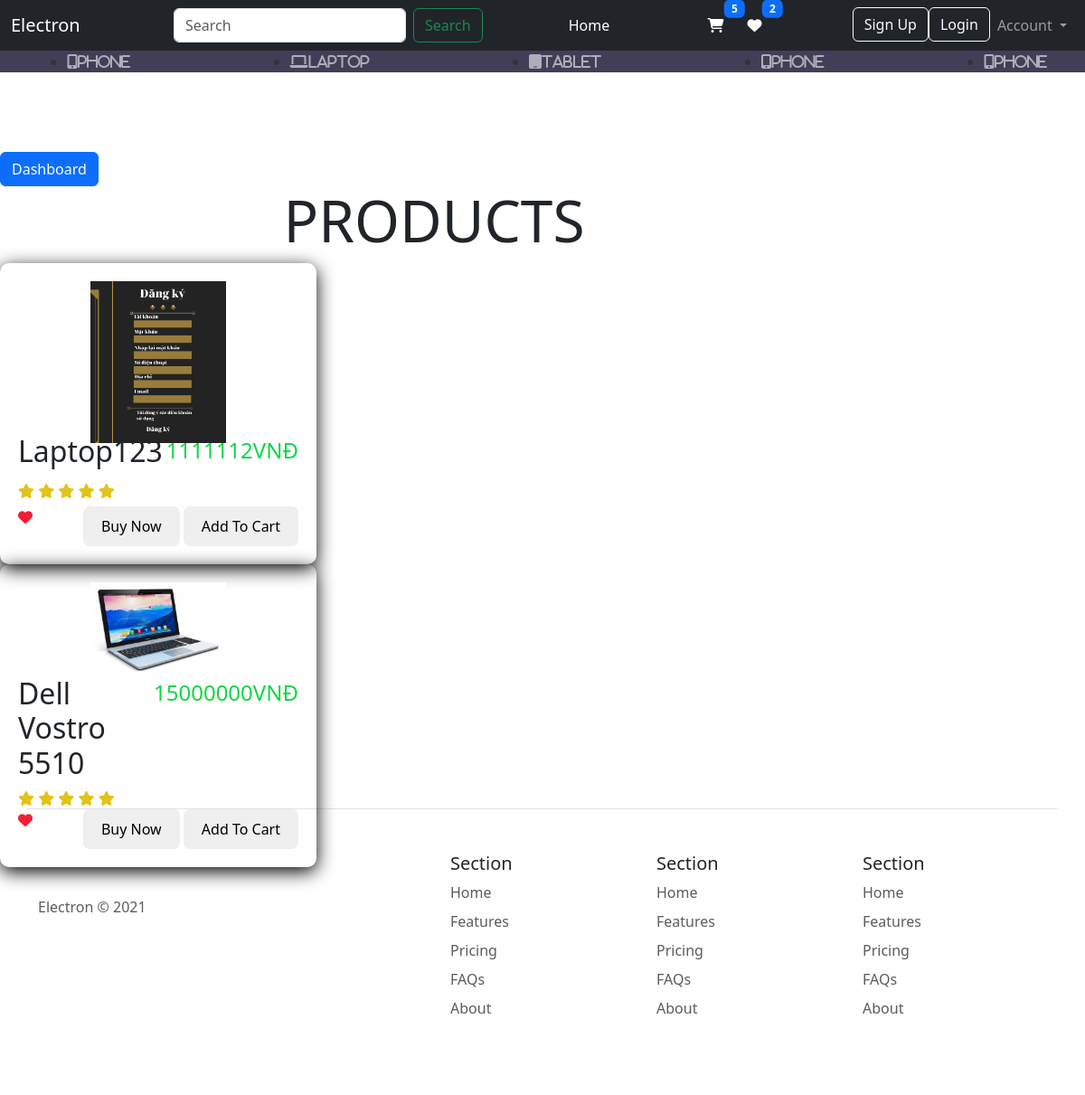
The page / on the database its author committed.
### home/models.py (models this page shows, shortened)
class Product (models.Model):
    id = models.AutoField(primary_key=True)
    product_type = models.ForeignKey(ProductType, on_delete=models.CASCADE)
    image = models.ImageField(upload_to='products/')
    Name = models.CharField(max_length=100)
    price = models.IntegerField()
    stock = models.IntegerField()

### home/views.py (the view)
# urls.py: path("", views.index),
def index(request):
    if 'que' in request.GET:
        que = request.GET['que']
        products = Product.objects.filter(Name__icontains=que)
    else:
        products = Product.objects.all()
    context = {'products' : products}
    return render(request , 'home/index.html',context)

### templates/home/index.html (shortened to what this page needs)
{% extends "base/base.html" %}
{% load static %}
{%  block start %}
<a class="btn btn-primary" data-bs-toggle="offcanvas" href="#offcanvasExample" role="button" aria-controls="offcanvasExample">
    Dashboard
  </a>
<div class="product-container">
  <div class="header">
    <h1>Products</h1>
  </div>
  {% for product in products %}
    <div class="products">
        <div class="product">
            <div class="image">
                <img src="{{product.image.url}}" alt="">
            </div>
            <div class="namePrice">
                <h3>{{product.Name}}</h3>
                <span>{{product.price}}VNĐ</span>
            </div>
            <div class="stars">
                <i class="fa-solid fa-star" style="color: rgb(225, 195, 25);"></i>
                <i class="fa-solid fa-star" style="color: rgb(225, 195, 25);"></i>
                <i class="fa-solid fa-star" style="color: rgb(225, 195, 25);"></i>
                <i class="fa-solid fa-star" style="color: rgb(225, 195, 25);"></i>
                <i class="fa-solid fa-star" style="color: rgb(225, 195, 25);"></i>
            </div>
            <div class="heart">
                <i class="fa-solid fa-heart" style="color: rgb(242, 30, 51);"></i>
            </div>
            <div class="buy">
                <button>Buy Now</button>
                <button>Add To Cart</button>
            </div>
        </div>
    </div>
    {% endfor %}
</div>
{% endblock %}

### static/css/custom.css (style rules this page uses)
.product-container { width: 80vw; height: 80vh; display: flex; flex-direction: column; justify-content: space-around; }
.header { width: 100%; text-align: center; }
.header h1 { font-size: 4em; text-transform: uppercase; }
.products { width: 100%; height: 70%; display: flex; }
.product { position: relative; background-color: rgba(rgb(228, 166, 166), green, blue, alpha); width: 350px; height: 100%; box-shadow: 0 5px 20px rgb(0,0,0,3); display: flex; flex-direction: column; justify-content: space-between; padding: 20px 20px 40px; border-radius: 10px; transition: .3s; }
.image { width: 100%; height: 60%; display: grid; place-items: center; }
.image img { width: 150px; }
.namePrice { width: 100%; display: flex; justify-content: space-between; }
.namePrice h3 { font-size: 2em; text-transform: capitalize; }
.namePrice span { font-size: 1.5rem; color: rgb(15, 214, 68); }
.buy { position:absolute; bottom: 20px; right: 20px; }
.buy button { padding: 10px 20px; border-radius: 7px; border: none; background-color: rgb(rgb(187, 51, 51), green, blue); }
.heart { bottom: 20px; left: 20px; }
:root { --offcanvas-width: 270px; }

### rows shown on the page
Product: image (picture), Name "Laptop123", price "1111112"
Product: image (picture), Name "Dell Vostro 5510", price "15000000"
